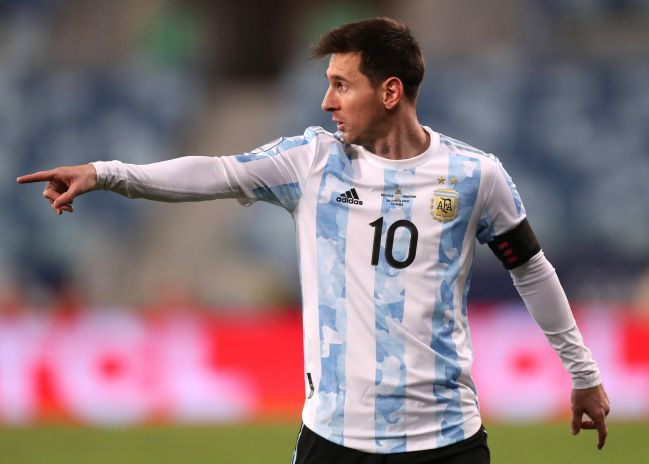
#> input picture messi.jpg, 649 x 464 px
$ python rotation_demo.py
#> lines starting #> are read from the running program, lines starting #| are printed output that depends on the picture
import cv2
import numpy as np

img=cv2.imread('messi.jpg',cv2.IMREAD_COLOR)
#> img is the input picture: shape (464, 649, 3); mean B, G, R 123, 117.3, 136.9
h,w=img.shape[:2]
#> h = 464; w = 649
rot_matrix=cv2.getRotationMatrix2D((w/2,h/2), 45, 1)


img2=cv2.warpAffine(img, rot_matrix, (w,h))
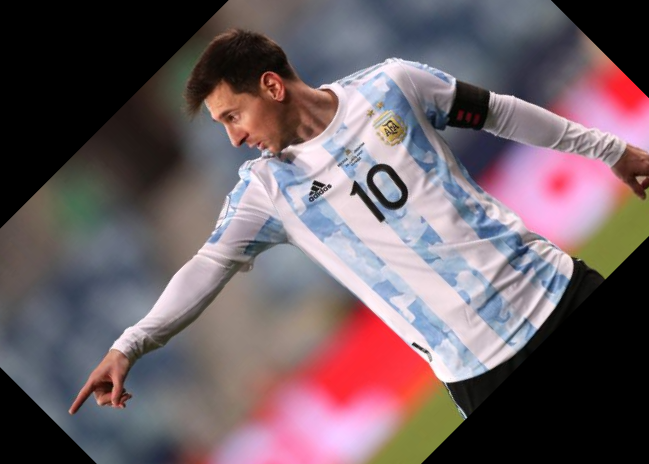
#> img2: shape (464, 649, 3); mean B, G, R 100.2, 94.6, 109.9

cv2.imshow("original",img)
cv2.imshow('trans',img2)
cv2.waitKey()
cv2.destroyAllWindows()
